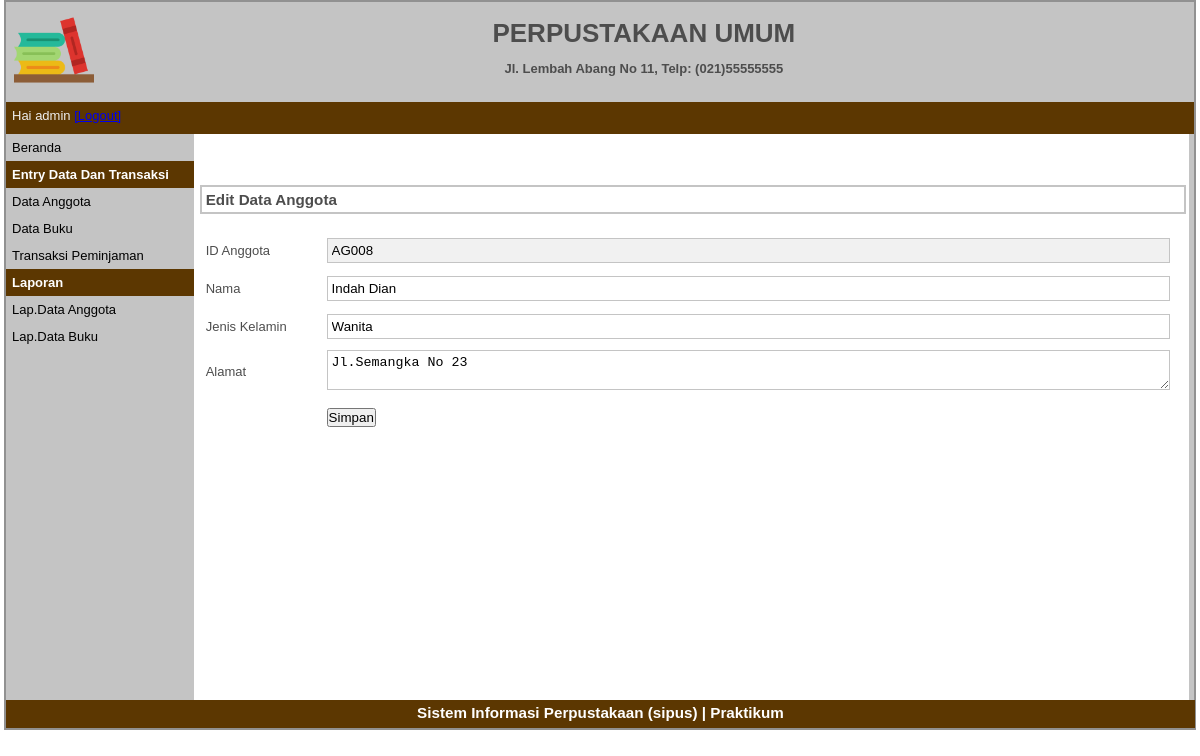
/index.php?p=anggota-edit&id=AG008 (signed in), run on the app's committed database.
### tables this page shows
CREATE TABLE IF NOT EXISTS `tbanggota` (
  `idanggota` varchar(5) NOT NULL,
  `nama` varchar(30) NOT NULL,
  `jeniskelamin` varchar(10) NOT NULL,
  `alamat` varchar(40) NOT NULL,
  `status` varchar(20) NOT NULL,
  PRIMARY KEY (`idanggota`)
);

### pages/anggota-edit.php (the view)
<?php
	$id_anggota=$_GET['id'];
	$q_tampil_anggota=mysqli_query($db,"SELECT * FROM tbanggota WHERE idanggota='$id_anggota'");
	$r_tampil_anggota=mysqli_fetch_array($q_tampil_anggota);
?>
<div id="label-page"><h3>Edit Data Anggota</h3></div>
<div id="content">
	<form action="proses/anggota-edit-proses.php" method="post">
	<table id="tabel-input">
		<tr>
			<td class="label-formulir">ID Anggota</td>
			<td class="isian-formulir"><input type="text" name="id_anggota" value="<?php echo $r_tampil_anggota['idanggota']; ?>" readonly="readonly" class="isian-formulir isian-formulir-border warna-formulir-disabled"></td>
		</tr>
		<tr>
			<td class="label-formulir">Nama</td>
			<td class="isian-formulir"><input type="text" name="nama" value="<?php echo $r_tampil_anggota['nama']; ?>" class="isian-formulir isian-formulir-border"></td>
		</tr>
		<tr>
			<td class="label-formulir">Jenis Kelamin</td>
			<td class="isian-formulir"><input type="text" name="jenis_kelamin" value="<?php echo $r_tampil_anggota['jeniskelamin']; ?>" class="isian-formulir isian-formulir-border"></td>
		</tr>
		<tr>
			<td class="label-formulir">Alamat</td>
			<td class="isian-formulir"><textarea rows="2" cols="40" name="alamat" class="isian-formulir isian-formulir-border"><?php echo $r_tampil_anggota['alamat']; ?></textarea></td>
		</tr>
		<tr>
			<td class="label-formulir"></td>
			<td class="isian-formulir"><input type="submit" name="simpan" value="Simpan" id="tombol-simpan"></td>
		</tr>
	</table>
	</form>
</div>

### style.css (style rules this page uses)
* { margin:0px; padding:0px }
body { font-family:sans-serif; font-size:13px; color:#4D4D4D; }
#label-page { margin-top:6px; margin-bottom:6px; margin-left:6px; border:2px solid #C4C4C4; padding:4px; width:97.9%; }
#content { float:left; width:96.8%; min-height:454px; background-image : border:2px solid #C4C4C4; padding:10px; margin-bottom:6px; }
#tabel-input { width:100%; }
.label-formulir { width:12%; height:36px; margin:20px; }
.isian-formulir { width:80%; padding:4px; width:99.8%; }
.isian-formulir-border { border:1px solid #C4C4C4; }
.warna-formulir-disabled { background-color:#F1F1F1; }

### data on the page
tbanggota: id_anggota "AG008", nama "Indah Dian", jenis_kelamin "Wanita", alamat "Jl.Semangka No 23"

### other printed values
$_SESSION['nama'] "admin"
